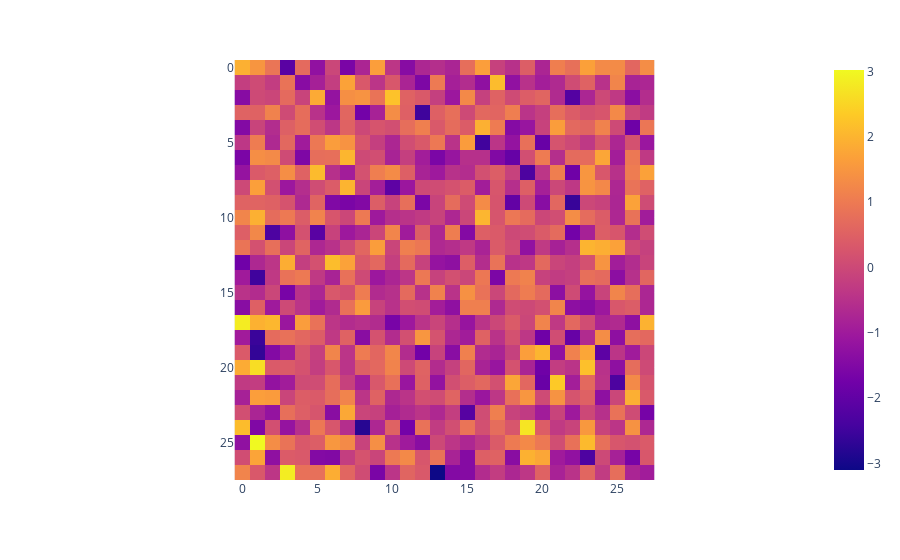

Notebook code cell kept with this figure:
### Markdown cell above
## Max activation

### Code cell
# Start with random noise
seed(42)
im = t.randn(1, 1, 28, 28, requires_grad=True)
with t.no_grad():
    px.imshow(im.reshape(28, 28)).show()

### Figure 1 — Plotly figure (JSON) as saved in the notebook; plotly's stock layout.template omitted (floating-point values rounded to 4 significant figures; data arrays with more than 128 entries replaced by an {"elided": "..."} marker saying what was removed)
{"data": [{"coloraxis": "coloraxis", "hovertemplate": "x: %{x}<br>y: %{y}<br>color: %{z}<extra></extra>", "name": "0", "type": "heatmap", "xaxis": "x", "yaxis": "y", "z": {"elided": "28x28 float values"}}], "layout": {"coloraxis": {"colorscale": [[0, "#0d0887"], [0.1111, "#46039f"], [0.2222, "#7201a8"], [0.3333, "#9c179e"], [0.4444, "#bd3786"], [0.5556, "#d8576b"], [0.6667, "#ed7953"], [0.7778, "#fb9f3a"], [0.8889, "#fdca26"], [1, "#f0f921"]]}, "margin": {"t": 60}, "xaxis": {"anchor": "y", "constrain": "domain", "domain": [0, 1], "scaleanchor": "y"}, "yaxis": {"anchor": "x", "autorange": "reversed", "constrain": "domain", "domain": [0, 1]}}}
